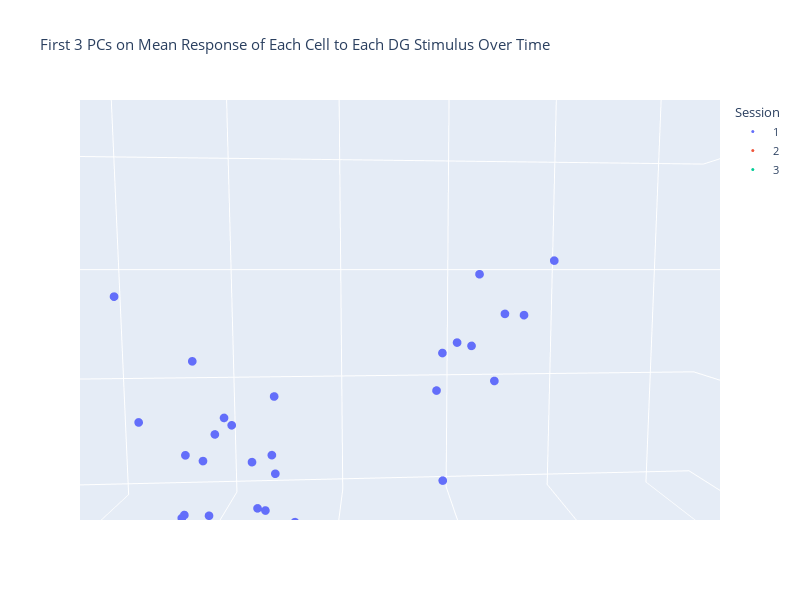

The code cell stored with this chart in its notebook:
### Code cell
# PCA Model: 3D Visualization
import warnings
warnings.filterwarnings('ignore')

pca = PCA(n_components=3) # create PCA model
pca.fit_transform(concat_mean_matrices) # fit the model with the dataset
transformed_data_pca1 = pca.transform(mean_responses1) # transform dataset 
transformed_data_pca2 = pca.transform(mean_responses2) # transform dataset 
transformed_data_pca3 = pca.transform(mean_responses3) # transform dataset 

# Concatenate dataframes for easy plotting
transformed_data_pca1_df = pd.DataFrame(transformed_data_pca1)
transformed_data_pca1_df["Session"] = list("1"*len(transformed_data_pca1))
transformed_data_pca2_df = pd.DataFrame(transformed_data_pca2)
transformed_data_pca2_df["Session"] = list("2"*len(transformed_data_pca2))
transformed_data_pca3_df = pd.DataFrame(transformed_data_pca3)
transformed_data_pca3_df["Session"] = list("3"*len(transformed_data_pca3))
transformed_data_pca = pd.concat((transformed_data_pca1_df, transformed_data_pca2_df, transformed_data_pca3_df), axis=0)

fig = px.scatter_3d(transformed_data_pca, x=0, y=1, z=2, color="Session", labels = {"0": "PC1","1": "PC2", "2": "PC3"}, title = "First 3 PCs on Mean Response of Each Cell to Each DG Stimulus Over Time")
fig.update_traces(marker_size=3) # reduce size of scatter points from default size
fig.update_layout(width=800, height=600, font_size=11, scene_aspectmode="data", scene_camera_eye= dict(x=0.2, y=-2.0, z=1)) # adjust plot appearance
fig.show()
